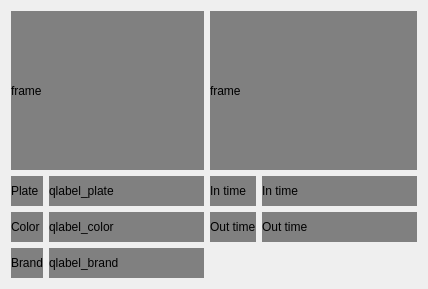
<?xml version="1.0" encoding="UTF-8"?>
<ui version="4.0">
 <class>Form</class>
 <widget class="QWidget" name="Form">
  <property name="geometry">
   <rect>
    <x>0</x>
    <y>0</y>
    <width>428</width>
    <height>284</height>
   </rect>
  </property>
  <property name="windowTitle">
   <string>Form</string>
  </property>
  <property name="styleSheet">
   <string notr="true"/>
  </property>
  <layout class="QGridLayout" name="gridLayout">
   <item row="0" column="0" colspan="2">
    <widget class="QLabel" name="qlabel_frame">
     <property name="sizePolicy">
      <sizepolicy hsizetype="Expanding" vsizetype="Preferred">
       <horstretch>0</horstretch>
       <verstretch>0</verstretch>
      </sizepolicy>
     </property>
     <property name="minimumSize">
      <size>
       <width>0</width>
       <height>159</height>
      </size>
     </property>
     <property name="styleSheet">
      <string notr="true">background: gray</string>
     </property>
     <property name="text">
      <string>frame</string>
     </property>
    </widget>
   </item>
   <item row="0" column="2" colspan="2">
    <widget class="QLabel" name="qlabel_frame_other">
     <property name="sizePolicy">
      <sizepolicy hsizetype="Expanding" vsizetype="Expanding">
       <horstretch>0</horstretch>
       <verstretch>0</verstretch>
      </sizepolicy>
     </property>
     <property name="styleSheet">
      <string notr="true">background: gray</string>
     </property>
     <property name="text">
      <string>frame</string>
     </property>
    </widget>
   </item>
   <item row="1" column="0">
    <widget class="QLabel" name="label">
     <property name="styleSheet">
      <string notr="true">background: gray</string>
     </property>
     <property name="text">
      <string>Plate</string>
     </property>
    </widget>
   </item>
   <item row="1" column="1">
    <widget class="QLabel" name="qlabel_plate">
     <property name="sizePolicy">
      <sizepolicy hsizetype="Expanding" vsizetype="Preferred">
       <horstretch>0</horstretch>
       <verstretch>0</verstretch>
      </sizepolicy>
     </property>
     <property name="minimumSize">
      <size>
       <width>0</width>
       <height>30</height>
      </size>
     </property>
     <property name="maximumSize">
      <size>
       <width>16777215</width>
       <height>30</height>
      </size>
     </property>
     <property name="styleSheet">
      <string notr="true">background: gray</string>
     </property>
     <property name="text">
      <string>qlabel_plate</string>
     </property>
    </widget>
   </item>
   <item row="1" column="2">
    <widget class="QLabel" name="label_5">
     <property name="styleSheet">
      <string notr="true">background: gray</string>
     </property>
     <property name="text">
      <string>In time</string>
     </property>
    </widget>
   </item>
   <item row="1" column="3">
    <widget class="QLabel" name="qlabel_in_time">
     <property name="sizePolicy">
      <sizepolicy hsizetype="Expanding" vsizetype="Preferred">
       <horstretch>0</horstretch>
       <verstretch>0</verstretch>
      </sizepolicy>
     </property>
     <property name="minimumSize">
      <size>
       <width>0</width>
       <height>30</height>
      </size>
     </property>
     <property name="maximumSize">
      <size>
       <width>16777215</width>
       <height>30</height>
      </size>
     </property>
     <property name="styleSheet">
      <string notr="true">background: gray</string>
     </property>
     <property name="text">
      <string>In time</string>
     </property>
    </widget>
   </item>
   <item row="2" column="0">
    <widget class="QLabel" name="label_3">
     <property name="styleSheet">
      <string notr="true">background: gray</string>
     </property>
     <property name="text">
      <string>Color</string>
     </property>
    </widget>
   </item>
   <item row="2" column="1">
    <widget class="QLabel" name="qlabel_color">
     <property name="sizePolicy">
      <sizepolicy hsizetype="Expanding" vsizetype="Ignored">
       <horstretch>0</horstretch>
       <verstretch>0</verstretch>
      </sizepolicy>
     </property>
     <property name="minimumSize">
      <size>
       <width>0</width>
       <height>30</height>
      </size>
     </property>
     <property name="maximumSize">
      <size>
       <width>16777215</width>
       <height>30</height>
      </size>
     </property>
     <property name="styleSheet">
      <string notr="true">background: gray</string>
     </property>
     <property name="text">
      <string>qlabel_color</string>
     </property>
    </widget>
   </item>
   <item row="2" column="2">
    <widget class="QLabel" name="label_6">
     <property name="styleSheet">
      <string notr="true">background: gray</string>
     </property>
     <property name="text">
      <string>Out time</string>
     </property>
    </widget>
   </item>
   <item row="2" column="3">
    <widget class="QLabel" name="qlabel_out_time">
     <property name="sizePolicy">
      <sizepolicy hsizetype="Expanding" vsizetype="Preferred">
       <horstretch>0</horstretch>
       <verstretch>0</verstretch>
      </sizepolicy>
     </property>
     <property name="minimumSize">
      <size>
       <width>0</width>
       <height>30</height>
      </size>
     </property>
     <property name="maximumSize">
      <size>
       <width>16777215</width>
       <height>30</height>
      </size>
     </property>
     <property name="styleSheet">
      <string notr="true">background: gray</string>
     </property>
     <property name="text">
      <string>Out time</string>
     </property>
    </widget>
   </item>
   <item row="3" column="0">
    <widget class="QLabel" name="label_4">
     <property name="styleSheet">
      <string notr="true">background: gray</string>
     </property>
     <property name="text">
      <string>Brand</string>
     </property>
    </widget>
   </item>
   <item row="3" column="1">
    <widget class="QLabel" name="qlabel_brand">
     <property name="sizePolicy">
      <sizepolicy hsizetype="Expanding" vsizetype="Preferred">
       <horstretch>0</horstretch>
       <verstretch>0</verstretch>
      </sizepolicy>
     </property>
     <property name="minimumSize">
      <size>
       <width>0</width>
       <height>30</height>
      </size>
     </property>
     <property name="maximumSize">
      <size>
       <width>16777215</width>
       <height>30</height>
      </size>
     </property>
     <property name="styleSheet">
      <string notr="true">background: gray</string>
     </property>
     <property name="text">
      <string>qlabel_brand</string>
     </property>
    </widget>
   </item>
  </layout>
 </widget>
 <resources/>
 <connections/>
</ui>
